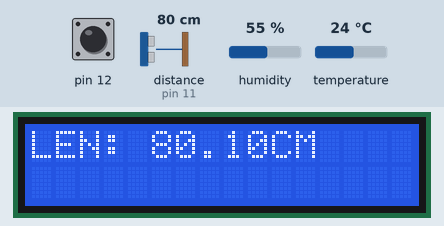
Recording of a program running on a simulated Arduino Nano, built with avr-gcc and run on an emulated ATmega328P. Shown: 16×2 character LCD. Wiring (inferred from the names in the program): ultrasonic range finder: trigger pin 10; echo pin 11. The test bench sets the inputs (shaded band); at power-on: pin 12 HIGH, distance to the obstacle (sensor on pin 11) 80 cm, humidity 55 %, temperature 24 °C. The echo pulse lasts 58.3 µs per cm.

Above: at 3.2 s.
3.3 s: pin 12 pulled LOW for 1.2 s
At 4.9 s:
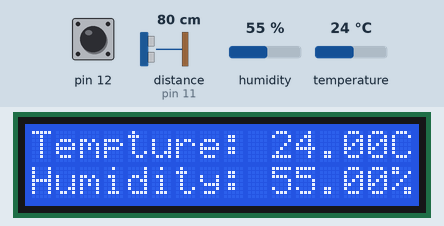
8.6 s: distance to the obstacle (sensor on pin 11) set to 2 cm
At 9.9 s:
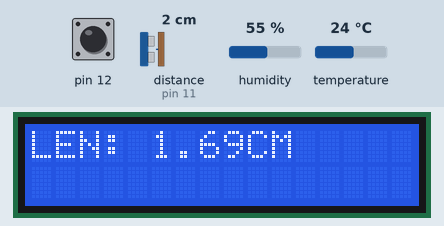
10.6 s: distance to the obstacle (sensor on pin 11) set to 4 cm
At 12.5 s:
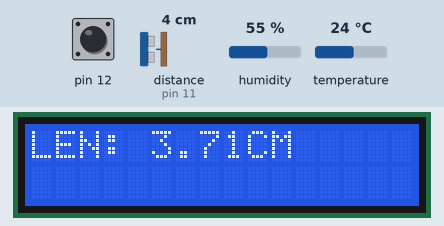
12.6 s: pin 12 pulled LOW for 1.2 s
At 14.7 s:
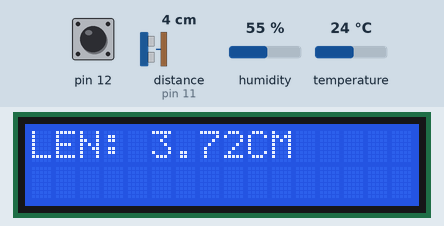
15.7 s: pin 12 pulled LOW for 3.2 s
At 17.6 s:
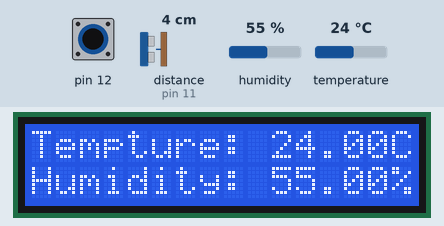
20.4 s: distance to the obstacle (sensor on pin 11) set to 9 cm
At 22.0 s:
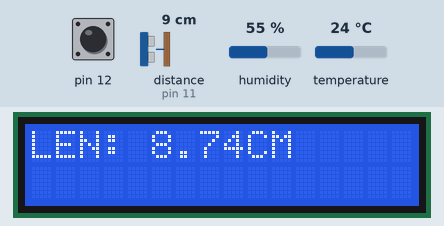
Timing chart, 0 to 23.5 s (numbered marks = the images above; inputs shaded):
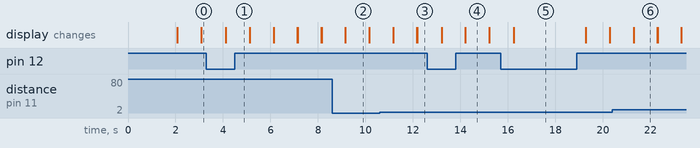

The program:

main.cpp
```cpp
#include <Arduino.h>
#include <DHT.h>
#include <LiquidCrystal.h>

#define ECHO 11
#define TRIG 10

LiquidCrystal lcd(7, 8, 6, 5, 4, 3);
DHT dht(9, DHT11);
int Button = LOW;

double GetLength() {
  digitalWrite(TRIG, LOW);
  delayMicroseconds(1);
  digitalWrite(TRIG, HIGH);
  delayMicroseconds(10);
  digitalWrite(TRIG, LOW);
  double distance = pulseIn(ECHO, HIGH);
  distance /= 58;
  return distance;
}

void setup() {
  pinMode(ECHO, INPUT);
  pinMode(TRIG, OUTPUT);
  pinMode(12, INPUT_PULLUP);
  dht.begin();
  lcd.begin(16, 2);
  lcd.print("STARTING     ^_^");
  lcd.setCursor(0, 1);
  lcd.print("By GloomyGhost");
  delay(2000);
  lcd.clear();
}

void loop() {
  while (1) {
    int Button = digitalRead(12);
    if (Button != HIGH) {
      double h = dht.readHumidity();
      double t = dht.readTemperature();
      lcd.setCursor(0, 0);
      lcd.print("Tempture: ");
      lcd.print(t);
      lcd.print("C");
      lcd.setCursor(0, 1);
      lcd.print("Humidity: ");
      lcd.print(h);
      lcd.print("%");
    } else {
      double length = GetLength();
      lcd.setCursor(0, 0);
      lcd.print("LEN: ");
      lcd.print(length);
      lcd.print("CM");
    }
    delay(1000);
    lcd.clear();
  }
}
```

Measured:
- after the input at 3.3 s, the display: changes after 0.82 s (image 1)
- after the input at 8.6 s, the display: first differs from a run without the input after 0.56 s (image 2)
- after the input at 10.6 s, the display: first differs from a run without the input after 0.57 s (image 3)
- after the input at 12.6 s, the display: first changes after 0.60 s (image 4 shows a later state)
- after the input at 15.7 s, the display: changes after 0.54 s (image 5)
- after the input at 20.4 s, the display: first differs from a run without the input after 0.90 s (image 6)
- what the display in image 2 shows lasts 1.0 s, from 9.2 s to 10.2 s
